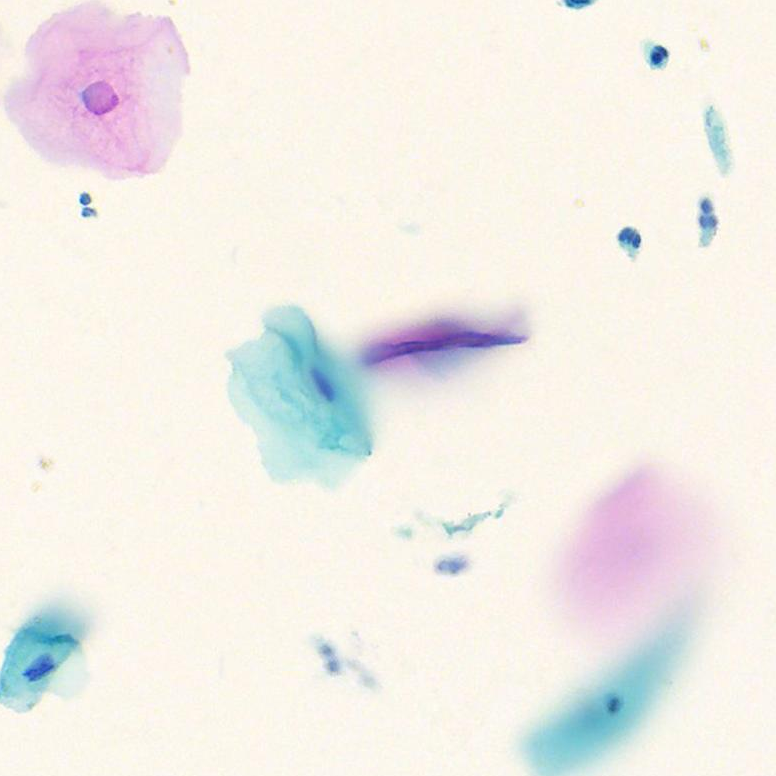
#> input picture image/1000002477_101.png, 776 x 776 px, given in place of 1000002477_420.png, which was not available
$ python rename_cut.py
#> lines starting #> are read from the running program, lines starting #| are printed output that depends on the picture
# !/usr/bin/python3
# coding: utf-8
# @author: Deng Junwei
# @date: 2019/4/10
# @institute:SJTU
import cv2
from PIL import Image
import random
a = list(range(500))
random.shuffle(a)
for i in range(40):
    if i < 125:
        img_ori = cv2.imread('1000002477_{}.png'.format(a[i]+1))
#> img_ori is the input picture: shape (776, 776, 3); mean B, G, R 232.3, 237.8, 241.5
    elif i < 250:
            img_ori = cv2.imread('1000003222_{}.png'.format(a[i]+1))
    elif i < 375:
        img_ori = cv2.imread('t18-01144_{}.png'.format(a[i]+1))
    elif i < 500:
        img_ori = cv2.imread('t18-01516_{}.png'.format(a[i]+1))
    img_cut = img_ori[138:638, 138:638, :]
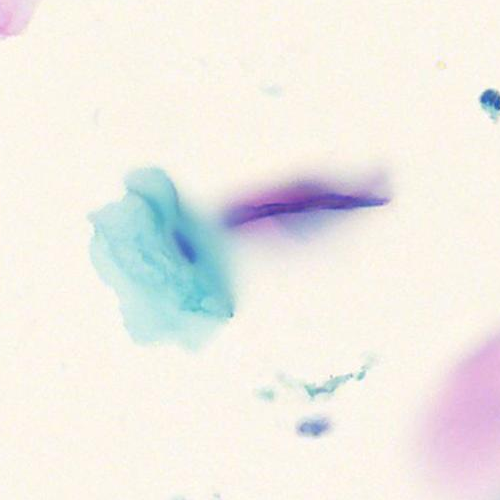
#> img_cut: shape (500, 500, 3); mean B, G, R 231.3, 237.1, 239.8
    img_cut = img_cut[:,:,::-1]
    im = Image.fromarray(img_cut)
    if i < 125:
        im.save('F:/BIBM/testcase/newimage/1000002477_{}-mask.png'.format(a[i]+1))
    elif i < 250:
        im.save('F:/BIBM/data_cache/overall_dataset/image/1000003222_{}-mask.png'.format(a[i]+1))
    elif i < 375:
        im.save('F:/BIBM/data_cache/overall_dataset/image/t18-01144_{}-mask.png'.format(a[i]+1))
    elif i < 500:
        im.save('F:/BIBM/data_cache/overall_dataset/image/t18-01516_{}-mask.png'.format(a[i]+1))
#> pass 2 of the loop `for i in range(40):`:
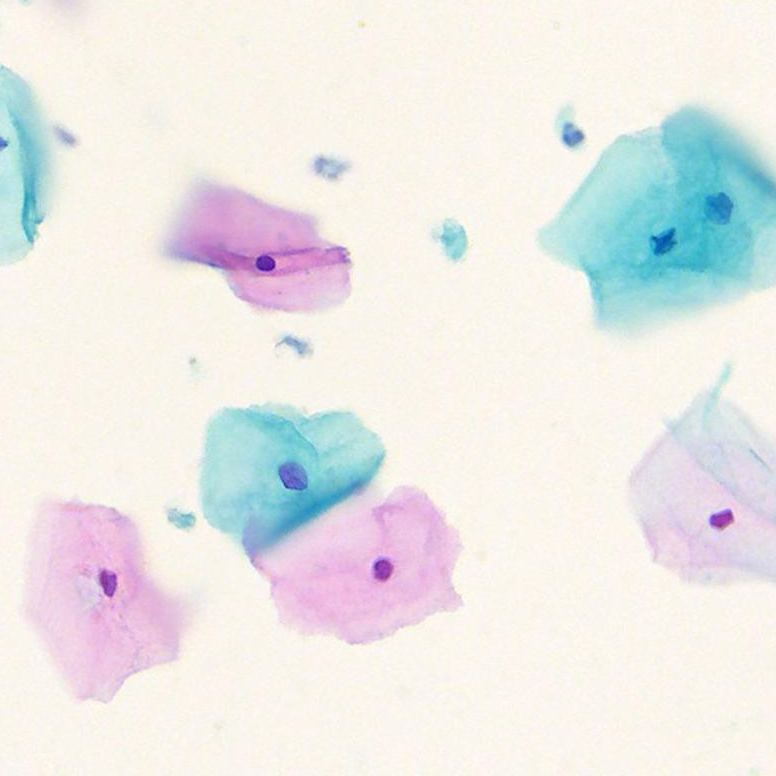
#> input picture image/1000002477_117.png, 776 x 776 px, given in place of 1000002477_460.png, which was not available
#> img_ori is the input picture: shape (776, 776, 3); mean B, G, R 231.8, 233.8, 234.4
#> `img_cut = img_ori[138:638, 138:638, :]`:
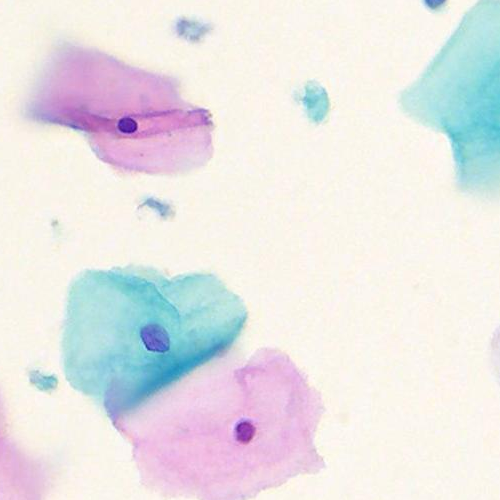
#> img_cut: shape (500, 500, 3); mean B, G, R 230.5, 229.8, 232.1
#> (the run stopped early here; a loop or call above may not have finished)
